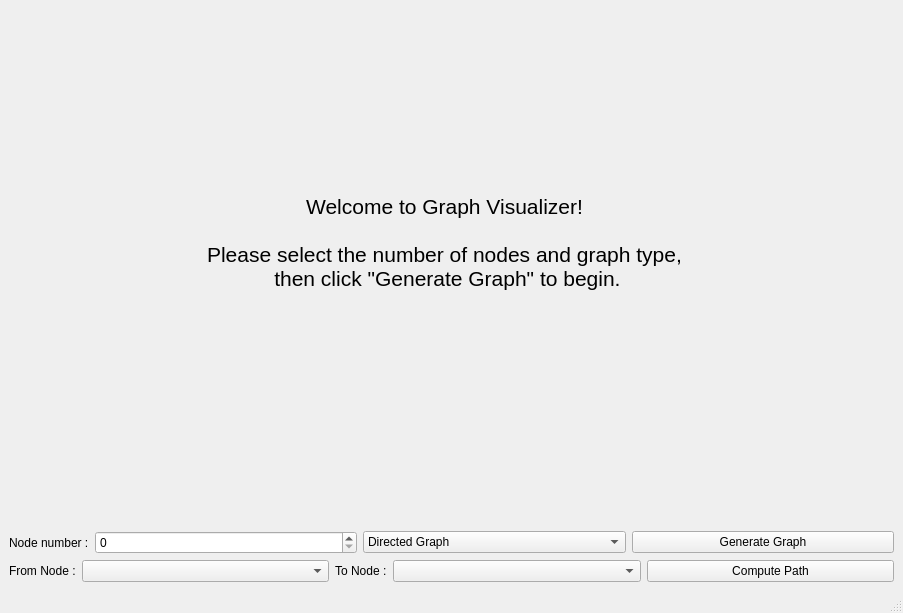
<?xml version="1.0" encoding="UTF-8"?>
<ui version="4.0">
 <class>MainWindow</class>
 <widget class="QMainWindow" name="MainWindow">
  <property name="geometry">
   <rect>
    <x>0</x>
    <y>0</y>
    <width>903</width>
    <height>613</height>
   </rect>
  </property>
  <property name="windowTitle">
   <string>MainWindow</string>
  </property>
  <widget class="QWidget" name="centralwidget">
   <property name="layoutDirection">
    <enum>Qt::LayoutDirection::LeftToRight</enum>
   </property>
   <property name="locale">
    <locale language="English" country="UnitedStates"/>
   </property>
   <layout class="QVBoxLayout" name="verticalLayout">
    <item>
     <widget class="QWidget" name="graphContainer" native="true">
      <property name="sizePolicy">
       <sizepolicy hsizetype="Preferred" vsizetype="Expanding">
        <horstretch>0</horstretch>
        <verstretch>0</verstretch>
       </sizepolicy>
      </property>
      <widget class="QLabel" name="instructionLabel">
       <property name="geometry">
        <rect>
         <x>150</x>
         <y>140</y>
         <width>571</width>
         <height>211</height>
        </rect>
       </property>
       <property name="sizePolicy">
        <sizepolicy hsizetype="Expanding" vsizetype="Ignored">
         <horstretch>0</horstretch>
         <verstretch>0</verstretch>
        </sizepolicy>
       </property>
       <property name="font">
        <font>
         <pointsize>16</pointsize>
        </font>
       </property>
       <property name="text">
        <string>Welcome to Graph Visualizer!

Please select the number of nodes and graph type,
 then click &quot;Generate Graph&quot; to begin.
</string>
       </property>
       <property name="alignment">
        <set>Qt::AlignmentFlag::AlignCenter</set>
       </property>
       <property name="wordWrap">
        <bool>true</bool>
       </property>
      </widget>
      <widget class="QLabel" name="distanceLabel">
       <property name="geometry">
        <rect>
         <x>710</x>
         <y>10</y>
         <width>171</width>
         <height>41</height>
        </rect>
       </property>
       <property name="font">
        <font>
         <pointsize>11</pointsize>
        </font>
       </property>
       <property name="layoutDirection">
        <enum>Qt::LayoutDirection::LeftToRight</enum>
       </property>
       <property name="text">
        <string/>
       </property>
       <property name="alignment">
        <set>Qt::AlignmentFlag::AlignLeading|Qt::AlignmentFlag::AlignLeft|Qt::AlignmentFlag::AlignTop</set>
       </property>
       <property name="wordWrap">
        <bool>true</bool>
       </property>
      </widget>
     </widget>
    </item>
    <item>
     <layout class="QHBoxLayout" name="horizontalLayout_2">
      <item>
       <widget class="QLabel" name="label">
        <property name="sizePolicy">
         <sizepolicy hsizetype="Fixed" vsizetype="Preferred">
          <horstretch>0</horstretch>
          <verstretch>0</verstretch>
         </sizepolicy>
        </property>
        <property name="text">
         <string>Node number :</string>
        </property>
       </widget>
      </item>
      <item>
       <widget class="QSpinBox" name="nodeSpinBox"/>
      </item>
      <item>
       <widget class="QComboBox" name="graphTypeComboBox">
        <item>
         <property name="text">
          <string>Directed Graph</string>
         </property>
        </item>
        <item>
         <property name="text">
          <string>Directed Acyclic Graph</string>
         </property>
        </item>
       </widget>
      </item>
      <item>
       <widget class="QPushButton" name="generateButton">
        <property name="text">
         <string>Generate Graph</string>
        </property>
       </widget>
      </item>
     </layout>
    </item>
    <item>
     <layout class="QHBoxLayout" name="horizontalLayout_4">
      <item>
       <widget class="QLabel" name="FromNodeLabel">
        <property name="sizePolicy">
         <sizepolicy hsizetype="Fixed" vsizetype="Preferred">
          <horstretch>0</horstretch>
          <verstretch>0</verstretch>
         </sizepolicy>
        </property>
        <property name="text">
         <string>From Node :</string>
        </property>
       </widget>
      </item>
      <item>
       <widget class="QComboBox" name="fromComboBox"/>
      </item>
      <item>
       <widget class="QLabel" name="ToNodeLabel">
        <property name="sizePolicy">
         <sizepolicy hsizetype="Fixed" vsizetype="Preferred">
          <horstretch>0</horstretch>
          <verstretch>0</verstretch>
         </sizepolicy>
        </property>
        <property name="text">
         <string>To Node :</string>
        </property>
       </widget>
      </item>
      <item>
       <widget class="QComboBox" name="toComboBox"/>
      </item>
      <item>
       <widget class="QPushButton" name="computeButton">
        <property name="text">
         <string>Compute Path</string>
        </property>
       </widget>
      </item>
     </layout>
    </item>
   </layout>
  </widget>
  <widget class="QMenuBar" name="menubar">
   <property name="geometry">
    <rect>
     <x>0</x>
     <y>0</y>
     <width>903</width>
     <height>22</height>
    </rect>
   </property>
  </widget>
  <widget class="QStatusBar" name="statusbar"/>
 </widget>
 <resources/>
 <connections/>
</ui>
